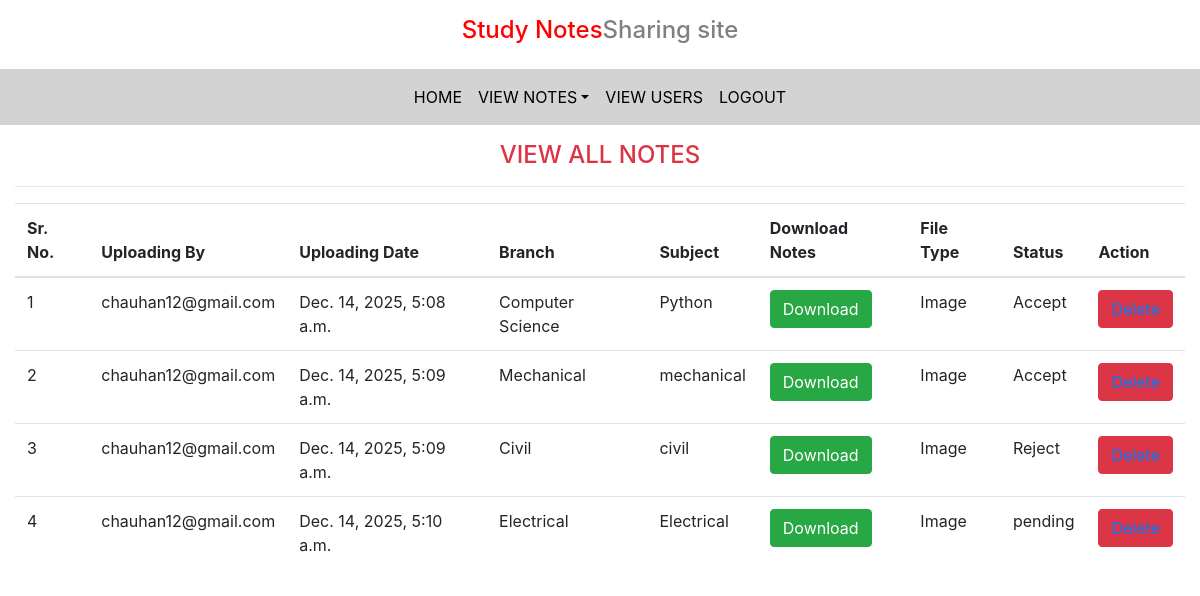
Page /all_notes (signed in) on the committed database.
### notes/models.py (models this page shows, shortened)
class Notes(models.Model):
    user = models.ForeignKey(User, on_delete=models.CASCADE)
    uploadingdate = models.DateTimeField(auto_now_add=True)
    branch = models.CharField(max_length=30)
    subject = models.CharField(max_length=30)
    notesfile = models.FileField(upload_to='images/', null=True, blank=True)
    filetype = models.CharField(max_length=30, null=True, blank=True)
    description = models.CharField(max_length=200, null=True, blank=True)
    status = models.CharField(max_length=15)

### notes/views.py (the view)
# urls.py: path('all_notes',views.all_notes,name="all_notes"),
def all_notes(request):
    if not request.user.is_authenticated:
        return render('admin')
    notes=Notes.objects.all()
    d={'notes':notes}
    return render(request,'all_notes.html',d)

### notes/templates/all_notes.html (shortened to what this page needs)
{% extends 'admin_nav.html' %}
{% load static %}
{% block body %}
<div class="container-fluid mt-3">
<h4 class="text-center text-danger">VIEW ALL NOTES</h4>
<hr>
<table class="table table=bordered" id="example">
<thead>
    <tr>
        <th>Sr. No.</th>
        <th>Uploading By</th>
        <th>Uploading Date</th>
        <th>Branch</th>
        <th>Subject</th>
        <th>Download Notes</th>
        <th>File Type</th>
        <th>Status</th>
        <th>Action</th>
    </tr>
    {% for i in notes %}
    <tr>
        <td>{{forloop.counter}}</td>
        <td>{{i.user.username}}</td>
        <td>{{i.uploadingdate}}</td>
        <td>{{i.branch}}</td>
        <td>{{i.subject}}</td>
        <td><a href="{{i.notesfile.url}}" download class="btn btn-success" >Download</a></td>
        <td>{{i.filetype}}</td>
        <td>{{i.status}}</td>
        <td><button class="btn btn-danger"><a href="{% url 'delete_notes' i.id %}" onclick="return confirm('Are you sure ?')">Delete</a></button></td>
    </tr>
    {% endfor  %}
</thead>
</table>
</div>
{% endblock body %}

### rows in the picture
Notes: user.username "chauhan12@gmail.com", uploadingdate "Dec. 14, 2025, 5:08 a.m.", branch "Computer Science", subject "Python", filetype "Image", status "Accept"
Notes: user.username "chauhan12@gmail.com", uploadingdate "Dec. 14, 2025, 5:09 a.m.", branch "Mechanical", subject "mechanical", filetype "Image", status "Accept"
Notes: user.username "chauhan12@gmail.com", uploadingdate "Dec. 14, 2025, 5:09 a.m.", branch "Civil", subject "civil", filetype "Image", status "Reject"
Notes: user.username "chauhan12@gmail.com", uploadingdate "Dec. 14, 2025, 5:10 a.m.", branch "Electrical", subject "Electrical", filetype "Image", status "pending"
